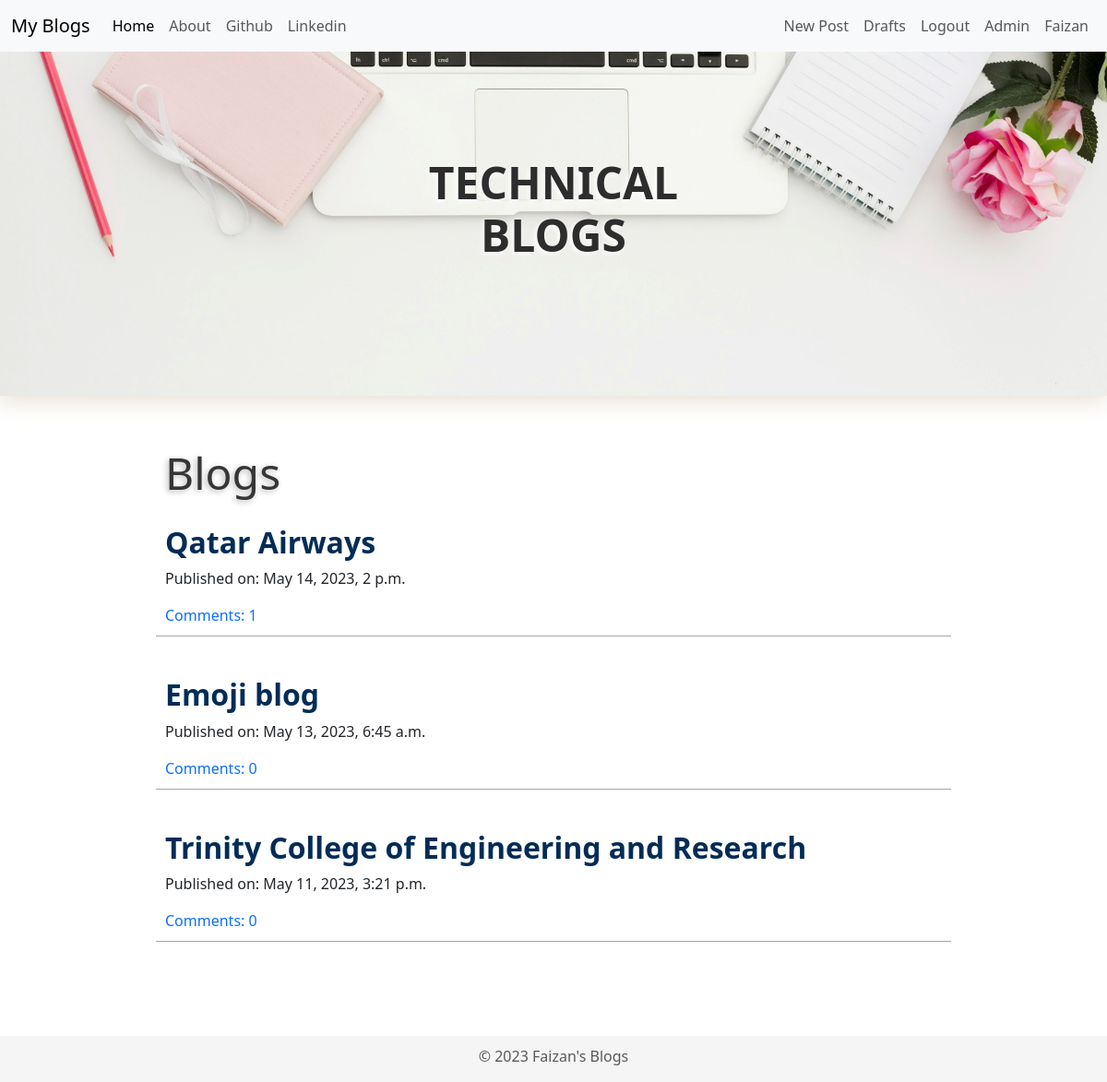
Screenshot of / (signed in) with the database file from the repository.
### blog/models.py (models this page shows, shortened)
class Post(models.Model):
    author = models.ForeignKey('auth.User' ,related_name='author_post', on_delete=models.CASCADE)
    title = models.CharField(max_length=100)
    text = RichTextField(blank = True, null=True)
    tz1 = pytz.timezone('Asia/Kolkata')
    current_time = timezone.now().astimezone(tz1)
    duration = timedelta(hours=5, minutes=30)
    current_date = current_time + duration
    created_date = models.DateTimeField(default=current_date)
    published_date = models.DateTimeField(blank=True, null=True)
    post_img = models.ImageField(upload_to='images', blank = True)
    def approve_comments(self):
        return self.comments.filter(approved_comment=True)

### blog/views.py (the view)
# urls.py: path('', views.PostList.as_view(), name='post_list'),
class PostList(ListView):
    model = Post
    def get_queryset(self):
        tz1 = pytz.timezone('Asia/Kolkata')
        current_time = timezone.now().astimezone(tz1)
        duration = timedelta(hours=5, minutes=30)
        current_date = current_time + duration
        return Post.objects.filter(published_date__lte =current_date).order_by('-published_date')

### blog/templates/blog/post_list.html
{% extends 'blog/base.html' %}
{% block body_block %}
{% load static %}
<div style="align-items: center; display: flex; box-shadow: 0px 4px 25px 1px rgb(230, 221, 208);">
    <div style="position: absolute; width: 100%; margin: 0px;">
        <div class="row text-center" style=" margin: 0px;
        text-align: center; justify-content: center; text-shadow: -2px 2px 5px rgb(255, 255, 255);">
            <div class="col-lg-4">
                <h1 class='blog-title' style="text-align: center; color: rgb(45, 45, 45);
                 font-size: 3em; font-weight: 350;"><strong>  TECHNICAL BLOGS</strong> </h1>
                <a href="#postinglist" style="text-decoration: none;"><img style="padding: 0.5em; "
                src="{% static 'photos/down-arrow1.png' %}" alt=""> </a>
            </div>
        </div>
    </div>
    <img style="width:100%;" src="{% static 'photos/blog_img2.jpg' %}" alt="blog image">
</div>
{% include 'blog/base2.html' %}
<div class="centerstage" id="postinglist">
    <div class="post-title2" style="font-size: 3em; font-weight: 500; margin-left: 10px;
    text-shadow: -2px 2px 6px rgb(183, 183, 183); color: rgb(54, 54, 54);">Blogs</div>
    {% for post in post_list %}
    <div class="post">
        <h2>
         <a class="post_title" href="{% url 'post_detail' pk=post.pk %}"> {{post.title}}</a>
        </h2>
        <div class="date">
            <p>Published on: {{post.published_date}}</p>
        </div>
        <a  class="post_comment" href="{% url 'post_detail' pk=post.pk %}"> Comments:
            {{ post.approve_comments.count}}
        </a>
    </div>
    <br>
    {% endfor %}
</div>
<div style="padding-bottom: 5em;"> </div>
{% include 'blog/base3.html' %}
{% endblock body_block %}

### blog/templates/blog/base.html (shortened to what this page needs)
<!doctype html>
{% load static %}
<html lang="en">
  <head>
    <link href="https://cdn.jsdelivr.net/npm/bootstrap@5.3.0-alpha3/dist/css/bootstrap.min.css" rel="stylesheet">
    <link rel="stylesheet" href="//cdn.jsdelivr.net/npm/medium-editor@latest/dist/css/medium-editor.min.css" type="text/css" media="screen" charset="utf-8">
    <link rel="stylesheet" href="{% static 'css/blog.css' %}">
  </head>
  <body>
    <nav class="navbar navbar-expand-lg bg-body-tertiary">
        <div class="container-fluid">
          <a class="navbar-brand" href="{% url 'post_list' %}">My Blogs</a>
          <div class="collapse navbar-collapse" id="navbarSupportedContent">
            <ul class="navbar-nav me-auto mb-2 mb-lg-0">
              <li class="nav-item">
                <a class="nav-link active" aria-current="page" href="{% url 'post_list' %}">Home</a>
              </li>
              <li class="nav-item">
                <a class="nav-link" href="{% url 'about' %}">About</a>
              </li>
              <li class="nav-item">
                <a class="nav-link" href="https://github.com/Faizan-Kalkoti">Github</a>
              </li>
              <li class="nav-item">
                <a class="nav-link" href="https://www.linkedin.com/in/faizan-kalkoti-40994121a/">Linkedin</a>
              </li>
            </ul>
            <ul class='navbar-nav navbar-right'>
              {% if user.is_authenticated %}
              <li class="nav-item">
                <a class="nav-link" href="{% url 'post_new' %}">New Post</a>
              </li>
              <li class="nav-item">
                <a class="nav-link" href="{% url 'post_draft_list' %}">Drafts</a>
              </li>
              <li class="nav-item">
                <a class="nav-link" href="{% url 'logout' %}">Logout</a>
              </li>
              <li class="nav-item" >
                <a class="nav-link" href="{% url 'admin:index' %}">
                Admin
              </a></li>
              <li class="nav-item">
                <a class="nav-link">{{ user.username }}</a>
              </li>
              {% endif %}
            </ul>
          </div>
        </div>
      </nav>
        {% block body_block %}
        {% endblock %}
<div class="" style='background-color: rgba(245, 245, 245, 1); width: 100%; position: fixed; bottom:0px'>
  <footer style="padding-top: 10px;">
    <p class="text-center text-body-secondary">© 2023 Faizan's Blogs</p>
  </footer>
</div>
  </body>
</html>

### blog/static/css/blog.css (style rules this page uses)
body { font-family:'Roboto' Serif ; }
.centerstage { margin-right: auto; margin-left: auto; padding: 1em; }
.post { margin-top: 10px; padding: 10px; border-bottom: 1px solid rgba(0, 0, 0, 0.352); }
.post_title { color: rgb(0, 44, 87); text-decoration: none; font-weight: 600; }
.post_comment { text-decoration: none; }
.post-title2 { font-size: 3em; }

### rows the page displays
Post: title "Qatar Airways", published_date "May 14, 2023, 2 p.m.", approve_comments.count "1"
Post: title "Emoji blog", published_date "May 13, 2023, 6:45 a.m.", approve_comments.count "0"
Post: title "Trinity College of Engineering and Research", published_date "May 11, 2023, 3:21 p.m.", approve_comments.count "0"

### other values shown
{{ user.username }} "Faizan"
